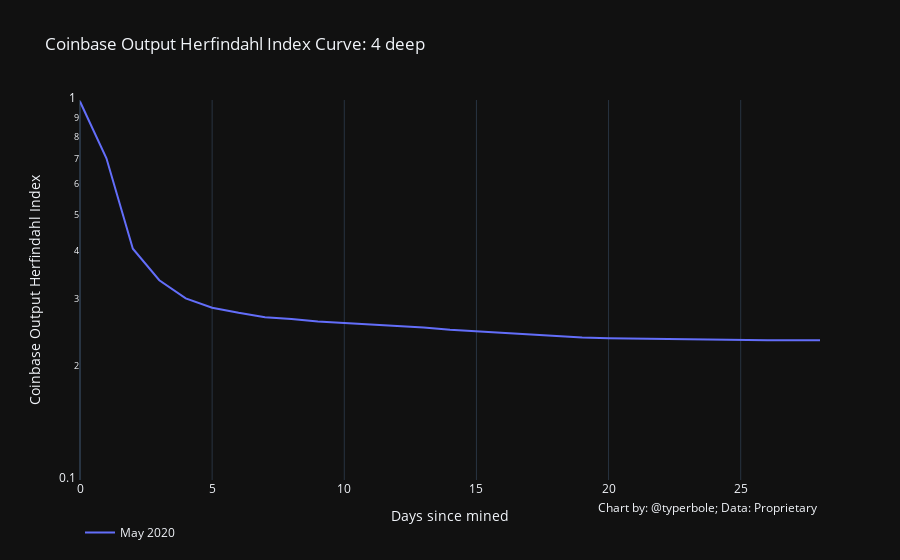

The notebook cell saved with this chart:
### Code cell
chart_utils.miner_herf_chart(
    curves.loc[curves['date'] == '2020-05-01'].reset_index(drop=True),
    y1_series_title='Coinbase Output Herfindahl Index',
    y1_series_axis_type='log',
    y1_series_axis_range=[-1,0],
#     y1_series_axis_format='{:0.1f}',
    title='Coinbase Output Herfindahl Index Curve: 4 deep',
    x_axis_title='Days since mined',
    data_source="Proprietary"
)

### Figure 1 — Plotly figure (JSON) as saved in the notebook; plotly's stock layout.template omitted (floating-point values rounded to 4 significant figures)
{"data": [{"name": "May 2020", "type": "scatter", "x": [0, 1, 2, 3, 4, 5, 6, 7, 8, 9, 10, 11, 12, 13, 14, 15, 16, 17, 18, 19, 20, 21, 22, 23, 24, 25, 26, 27, 28], "xaxis": "x", "y": [0.9908, 0.7023, 0.4061, 0.3355, 0.3007, 0.284, 0.2754, 0.2682, 0.2655, 0.2613, 0.2588, 0.2567, 0.2546, 0.2518, 0.2486, 0.2463, 0.2432, 0.2409, 0.2387, 0.2372, 0.2362, 0.2357, 0.2351, 0.2348, 0.2344, 0.2342, 0.2334, 0.2333, 0.2333], "yaxis": "y"}], "layout": {"annotations": [{"showarrow": false, "text": "Chart by: @typerbole; Data: Proprietary", "x": 1, "xanchor": "right", "xref": "paper", "xshift": 0, "y": -0.1, "yanchor": "auto", "yref": "paper", "yshift": 0}], "legend": {"orientation": "h"}, "showlegend": true, "title": {"text": "Coinbase Output Herfindahl Index Curve: 4 deep"}, "xaxis": {"anchor": "y", "domain": [0, 1], "title": {"text": "Days since mined"}}, "yaxis": {"anchor": "x", "domain": [0, 1], "range": [-1, 0], "showgrid": false, "title": {"text": "Coinbase Output Herfindahl Index"}, "type": "log"}}}
